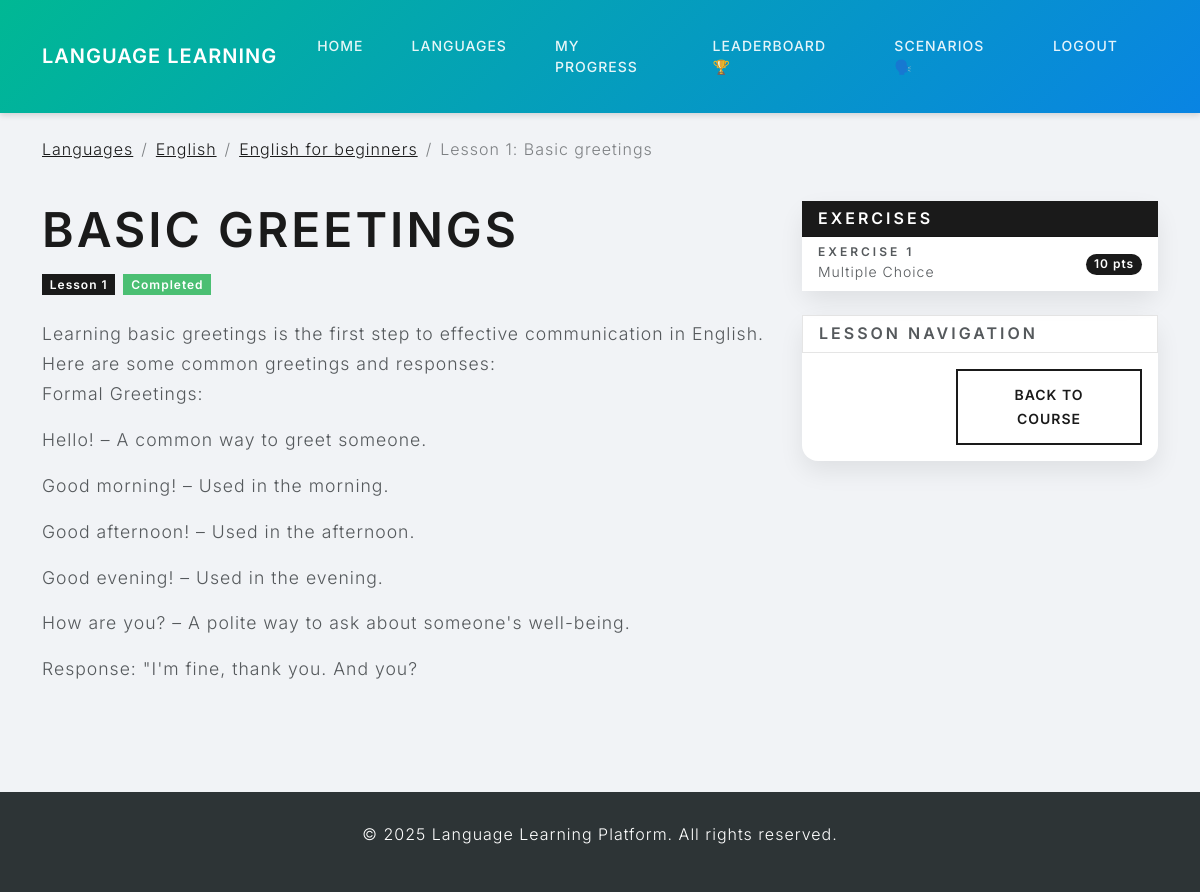
The app's page /lesson/1/ (signed in) with its own data.
### courses/models.py (models this page shows, shortened)
class Lesson(models.Model):
    title = models.CharField(max_length=100)
    course = models.ForeignKey(Course, on_delete=models.CASCADE, related_name='lessons')
    content = models.TextField()
    order = models.PositiveIntegerField()
    audio = models.FileField(upload_to='lesson_audio/', blank=True, null=True)
    class Meta:
        ordering = ['order']

class Course(models.Model):
    LEVEL_CHOICES = [
        ('beginner', 'Beginner'),
        ('intermediate', 'Intermediate'),
        ('advanced', 'Advanced'),
    ]
    title = models.CharField(max_length=100)
    description = models.TextField()
    language = models.ForeignKey(Language, on_delete=models.CASCADE, related_name='courses')
    level = models.CharField(max_length=20, choices=LEVEL_CHOICES, default='beginner')
    image = models.ImageField(upload_to='course_images/', blank=True, null=True)
    created_at = models.DateTimeField(auto_now_add=True)
    updated_at = models.DateTimeField(auto_now=True)

class Language(models.Model):
    name = models.CharField(max_length=50)
    code = models.CharField(max_length=10)
    flag_image = models.ImageField(upload_to='language_flags/', blank=True, null=True)

class Exercise(models.Model):
    EXERCISE_TYPES = [
        ('multiple_choice', 'Multiple Choice'),
        ('fill_blank', 'Fill in the Blank'),
        ('translation', 'Translation'),
        ('matching', 'Matching'),
        ('speaking', 'Speaking'),
    ]
    lesson = models.ForeignKey(Lesson, on_delete=models.CASCADE, related_name='exercises')
    type = models.CharField(max_length=20, choices=EXERCISE_TYPES)
    question = models.TextField()
    answer = models.TextField()
    options = models.JSONField(blank=True, null=True)  # For multiple choice or matching
    points = models.PositiveIntegerField(default=10)
    order = models.PositiveIntegerField()
    pairs = models.JSONField(blank=True, null=True)
    class Meta:
        ordering = ['order']

### courses/views.py (the view)
# urls.py: path('lesson/<int:lesson_id>/', views.lesson_detail, name='lesson_detail'),
@login_required
def lesson_detail(request, lesson_id):
    lesson = get_object_or_404(Lesson, id=lesson_id)
    progress, created = UserProgress.objects.get_or_create(
        user=request.user,
        lesson=lesson,
        defaults={'completed': False, 'score': 0}
    )
    progress.save()
    return render(request, 'courses/lesson_detail.html', {
        'lesson': lesson,
        'progress': progress
    })

### courses/templates/courses/lesson_detail.html (shortened to what this page needs)
{% extends 'base.html' %}
{% load course_tags %}
{% block content %}
<div class="row mb-4">
    <div class="col-12">
        <nav aria-label="breadcrumb">
            <ol class="breadcrumb">
                <li class="breadcrumb-item"><a href="{% url 'courses:language_list' %}">Languages</a></li>
                <li class="breadcrumb-item"><a href="{% url 'courses:course_list' lesson.course.language.id %}">{{ lesson.course.language.name }}</a></li>
                <li class="breadcrumb-item"><a href="{% url 'courses:course_detail' lesson.course.id %}">{{ lesson.course.title }}</a></li>
                <li class="breadcrumb-item active" aria-current="page">Lesson {{ lesson.order }}: {{ lesson.title }}</li>
            </ol>
        </nav>
    </div>
</div>
<div class="row mb-4">
    <div class="col-md-8">
        <h1 class="display-5 fw-bold mb-3">{{ lesson.title }}</h1>
        <div class="d-flex align-items-center mb-4">
            <span class="badge bg-primary me-2">Lesson {{ lesson.order }}</span>
            {% if progress and progress.completed %}
            <span class="badge bg-success">Completed</span>
            {% elif progress %}
            <span class="badge bg-warning text-dark">In Progress</span>
            {% endif %}
        </div>
        <div class="lesson-content mb-5">
            {{ lesson.content|linebreaks }}
        </div>
    </div>
    <div class="col-md-4">
        <div class="card sticky-top" style="top: 20px;">
            <div class="card-header bg-primary text-white">
                <h5 class="card-title mb-0">Exercises</h5>
            </div>
            <div class="list-group list-group-flush">
                {% for exercise in lesson.exercises.all %}
                <a href="{% url 'courses:exercise_detail' exercise.id %}" class="list-group-item list-group-item-action d-flex justify-content-between align-items-center">
                    <div>
                        <h6 class="mb-0">Exercise {{ exercise.order }}</h6>
                        <small>{{ exercise.get_type_display }}</small>
                    </div>
                    <span class="badge bg-primary rounded-pill">{{ exercise.points }} pts</span>
                </a>
                {% empty %}
                <div class="list-group-item">
                    <p class="mb-0">No exercises available for this lesson yet.</p>
                </div>
                {% endfor %}
            </div>
        </div>
        <div class="card mt-4">
            <div class="card-header bg-light">
                <h5 class="card-title mb-0">Lesson Navigation</h5>
            </div>
            <div class="card-body">
                <div class="d-flex justify-content-between">
                    {% with prev_lesson=lesson.course.lessons.all|dictsortreversed:"order"|first %}
                    {% if prev_lesson and prev_lesson.order < lesson.order %}
                    <a href="{% url 'courses:lesson_detail' prev_lesson.id %}" class="btn btn-outline-primary">
                        <i class="bi bi-arrow-left"></i> Previous
                    </a>
                    {% else %}
                    <button class="btn btn-outline-secondary" disabled>
                        <i class="bi bi-arrow-left"></i> Previous
                    </button>
                    {% endif %}
                    {% endwith %}
                    {% with next_lesson=lesson.course.lessons.all|dictsort:"order"|first %}
                    {% if next_lesson and next_lesson.order > lesson.order %}
                    <a href="{% url 'courses:lesson_detail' next_lesson.id %}" class="btn btn-outline-primary">
                        Next <i class="bi bi-arrow-right"></i>
                    </a>
                    {% else %}
                    <a href="{% url 'courses:course_detail' lesson.course.id %}" class="btn btn-outline-primary">
                        Back to Course
                    </a>
                    {% endif %}
                    {% endwith %}
                </div>
            </div>
        </div>
    </div>
</div>
{% endblock %}
{% block extra_css %}
<link rel="stylesheet" href="https://cdn.jsdelivr.net/npm/bootstrap-icons@1.8.1/font/bootstrap-icons.css">
{% endblock %}

### courses/templates/base.html (style rules this page uses)
body { background-color: #f1f3f6; font-family: 'Inter', sans-serif; }
.card { border: none; border-radius: 16px; box-shadow: 0 10px 25px rgba(0, 0, 0, 0.08); transition: transform 0.3s ease; }

### courses/templates/courses/lesson_detail.html (style rules this page uses)
.lesson-content { font-size: 1.1rem; line-height: 1.7; }

### records on screen
Lesson: course.language.name "English", course "English for beginners", order "1", title "Basic greetings", title "BASIC GREETINGS", content "Learning basic greetings is the first step to effective communication in English. Here are some common greetings and responses: Formal Greetings: Hello! – A common way to greet someone. Good morning! – Used in the morning. Good afternoon! – Used in the afternoon. Good evening! – Used in the evening. How are you? – A polite way to ask about someone's well-being. Response: \"I'm fine, thank you. And you?"
Exercise: order "1", type "Multiple Choice", points "10"
